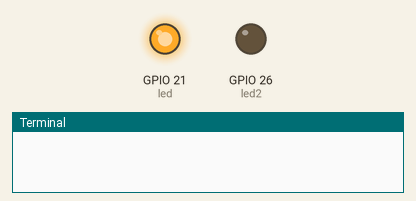
The program below on a simulated Raspberry Pi (BCM pin numbers). Parts: output pins drawn as LEDs (lit = HIGH), the last lines printed to the terminal.

Above: at 2.0 s.
At 6.0 s:
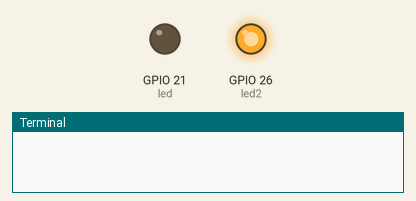
At 10.0 s:
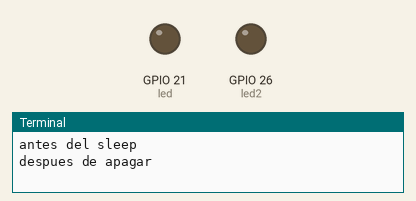
Timing chart, 0 to 15.6 s (numbered marks = the images above):
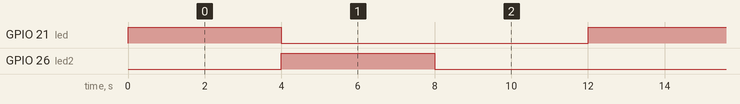

The program:

lucesprueba.py
```python
import RPi.GPIO as GPIO
from time import sleep

# while True:
#     GPIO.setmode(GPIO.BCM)
#     led = 24
#     GPIO.setup(led, GPIO.OUT)
#     GPIO.output(led, 4)
#     sleep(40)
#     GPIO.output(led, 0)
try:
   # GPIO.setmode(GPIO.BCM)
   # led = 24
   # GPIO.setup(led, GPIO.OUT)
   # GPIO.output(led, 4)
   # sleep(5)
   # GPIO.output(led, 0)
    while True:
        GPIO.setmode(GPIO.BCM)
        led = 21
        led2 = 26
        GPIO.setup(led, GPIO.OUT)
        GPIO.setup(led2, GPIO.OUT)
        GPIO.output(led, 4)
        sleep(4)
        GPIO.output(led, 0)
        GPIO.output(led2, 4)
        sleep(4)
        print('antes del sleep')
        GPIO.output(led2, 0)
        print('despues de apagar')
        sleep(4)
finally:
    print("Clean up")
    GPIO.cleanup() # cleanup all GPIO
```

Measured:
- by itself, GPIO 21 (led), GPIO 26 (led2): alternates HIGH for 4.0 s and LOW for 8.0 s
- by itself, everything shown: repeats every 12.0 s, in 3 steps
